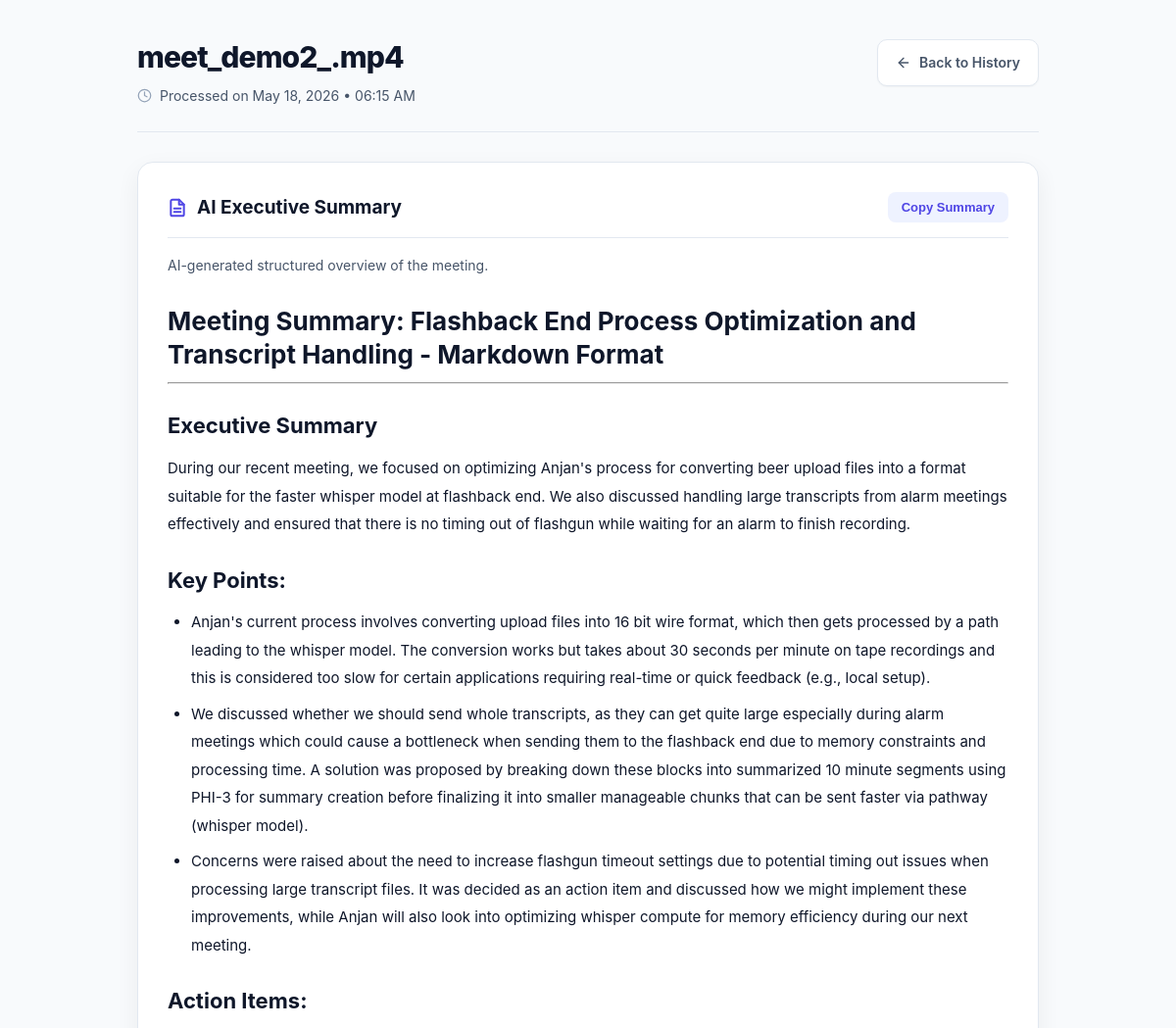
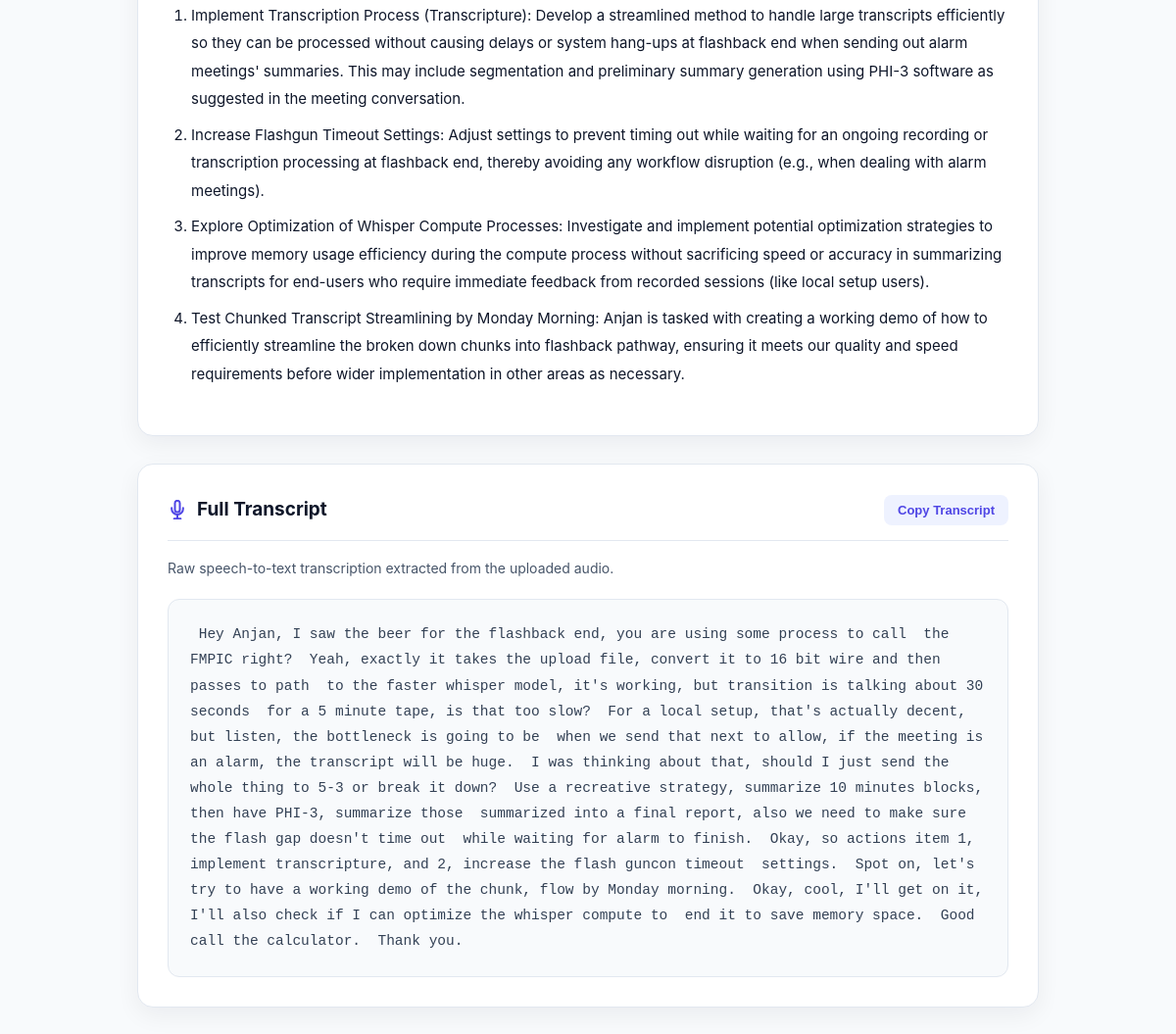
/meeting/26, run on the app's committed database (2 pictures, top to bottom).
### app.py (models this page shows)
class Meeting(db.Model):
    id = db.Column(
        db.Integer,
        primary_key=True
    )
    filename = db.Column(
        db.String(255),
        nullable=False
    )
    transcript = db.Column(
        db.Text,
        nullable=False
    )
    summary = db.Column(
        db.Text,
        nullable=False
    )
    created_at = db.Column(
        db.DateTime,
        default=datetime.utcnow
    )

### app.py (the view)
@app.route('/meeting/<int:id>')
def meeting_detail(id):
    meeting = Meeting.query.get(id)
    if not meeting:
        return "Meeting not found", 404
    formatted_summary = markdown.markdown(
        meeting.summary
    )
    return render_template(
        'meeting_detail.html',
        meeting=meeting,
        formatted_summary=formatted_summary
    )

### templates/meeting_detail.html (shortened to what this page needs)
<!DOCTYPE html>
<html lang="en">
<head>
</head>
<body>
    <div class="container">
        <header>
            <div class="brand">
                <h1>
                    {{ meeting.filename }}
                </h1>
                <div class="meeting-meta">
                    <svg width="15" height="15" viewBox="0 0 24 24" fill="none" stroke="currentColor" stroke-width="2"
                        stroke-linecap="round" stroke-linejoin="round">
                        <circle cx="12" cy="12" r="10"></circle>
                        <polyline points="12 6 12 12 16 14"></polyline>
                    </svg>
                    <span>
                        Processed on
                        {{ meeting.created_at.strftime('%b %d, %Y • %I:%M %p') }}
                    </span>
                </div>
            </div>
            <a href="/history" class="btn-secondary">
                <svg width="16" height="16" viewBox="0 0 24 24" fill="none" stroke="currentColor" stroke-width="2"
                    stroke-linecap="round" stroke-linejoin="round">
                    <line x1="19" y1="12" x2="5" y2="12"></line>
                    <polyline points="12 19 5 12 12 5"></polyline>
                </svg>
                Back to History
            </a>
        </header>
        <div class="section-box">
            <div class="section-header">
                <div class="section-title">
                    <h2>
                        AI Executive Summary
                    </h2>
                </div>
                <button class="copy-btn" onclick="copySummary()">
                    Copy Summary
                </button>
            </div>
            <p class="section-description">
                AI-generated structured overview of the meeting.
            </p>
            <div class="summary-content" id="summary-content">
                {{ formatted_summary | safe }}
            </div>
        </div>
        <div class="section-box">
            <div class="section-header">
                <div class="section-title">
                    <h2>
                        Full Transcript
                    </h2>
                </div>
                <button class="copy-btn" onclick="copyTranscript()">
                    Copy Transcript
                </button>
            </div>
            <p class="section-description">
                Raw speech-to-text transcription extracted from the uploaded audio.
            </p>
            <pre class="transcript-content" id="transcript-content">{{ meeting.transcript }}</pre>
        </div>
    </div>
</body>
</html>

### templates/meeting_detail.html (style rules this page uses)
:root { --bg-main: #f8fafc; --surface: #ffffff; --text-main: #0f172a; --text-muted: #475569; --primary: #4f46e5; --primary-hover: #4338ca; --border: #e2e8f0; --shadow-sm: 0 1px 2px rgba(0, 0, 0, 0.04); --shadow-md: 0 8px 24px rgba(15, 23, 42, 0.06); --radius: 16px; }
* { box-sizing: border-box; }
body { margin: 0; font-family: Inter, system-ui, -apple-system, BlinkMacSystemFont, "Segoe UI", sans-serif; background: var(--bg-main); color: var(--text-main); padding: 40px 20px; line-height: 1.7; }
.container { max-width: 920px; margin: auto; }
header { display: flex; justify-content: space-between; align-items: flex-start; gap: 20px; margin-bottom: 30px; padding-bottom: 24px; border-bottom: 1px solid var(--border); }
.brand { display: flex; flex-direction: column; gap: 10px; flex: 1; min-width: 0; }
.brand h1 { margin: 0; font-size: 30px; font-weight: 800; letter-spacing: -0.03em; line-height: 1.2; word-break: break-word; }
.meeting-meta { display: flex; align-items: center; gap: 8px; font-size: 14px; color: var(--text-muted); }
.meeting-meta svg { flex-shrink: 0; color: #94a3b8; }
.btn-secondary { display: inline-flex; align-items: center; justify-content: center; gap: 8px; text-decoration: none; background: var(--surface); border: 1px solid var(--border); color: var(--text-muted); padding: 11px 18px; border-radius: 10px; font-size: 14px; font-weight: 600; transition: all 0.2s ease; box-shadow: var(--shadow-sm); white-space: nowrap; }
.copy-btn { border: none; background: #eef2ff; color: var(--primary); padding: 8px 14px; border-radius: 8px; font-size: 13px; font-weight: 700; cursor: pointer; transition: all 0.2s ease; }
.section-box { background: var(--surface); border: 1px solid var(--border); border-radius: var(--radius); padding: 30px; margin-bottom: 28px; box-shadow: var(--shadow-md); }
.section-header { display: flex; justify-content: space-between; align-items: center; gap: 20px; margin-bottom: 22px; padding-bottom: 14px; border-bottom: 1px solid var(--border); }
.section-title { display: flex; align-items: center; gap: 10px; }
.section-title h2 { margin: 0; font-size: 19px; font-weight: 700; }
.section-title svg { color: var(--primary); flex-shrink: 0; }
.summary-content { line-height: 1.9; font-size: 15px; color: var(--text-main); }
.summary-content h1, .summary-content h2, .summary-content h3 { margin-top: 28px; margin-bottom: 12px; font-weight: 700; line-height: 1.3; }
.summary-content h1 { font-size: 26px; }
.summary-content h2 { font-size: 22px; }
.summary-content ul, .summary-content ol { padding-left: 24px; margin-bottom: 18px; }
.summary-content li { margin-bottom: 8px; }
.transcript-content { background: #f8fafc; border: 1px solid var(--border); border-radius: 12px; padding: 22px; font-size: 14.5px; line-height: 1.8; color: #334155; white-space: pre-wrap; overflow-x: auto; max-height: 550px; overflow-y: auto; margin: 0; }
.section-description { color: var(--text-muted); font-size: 14px; margin-top: -6px; margin-bottom: 20px; }

### data on the page
Meeting: filename "meet_demo2_.mp4", created_at "May 18, 2026 • 06:15 AM", transcript "Hey Anjan, I saw the beer for the flashback end, you are using some process to call the FMPIC right? Yeah, exactly it takes the upload file, convert it to 16 bit wire and then passes to path to the faster whisper model, it's working, but transition is talking about 30 seconds for a 5 minute tape, is that too slow? For a local setup, that's actually decent, but listen, the bottleneck is going to be when we send that next to allow, if the meeting is an alarm, the transcript will be huge. I was thinking about that, should I just send the whole thing to 5-3 or break it down? Use a recreative strategy, summarize 10 minutes blocks, then have PHI-3, summarize those summarized into a final report,…"
